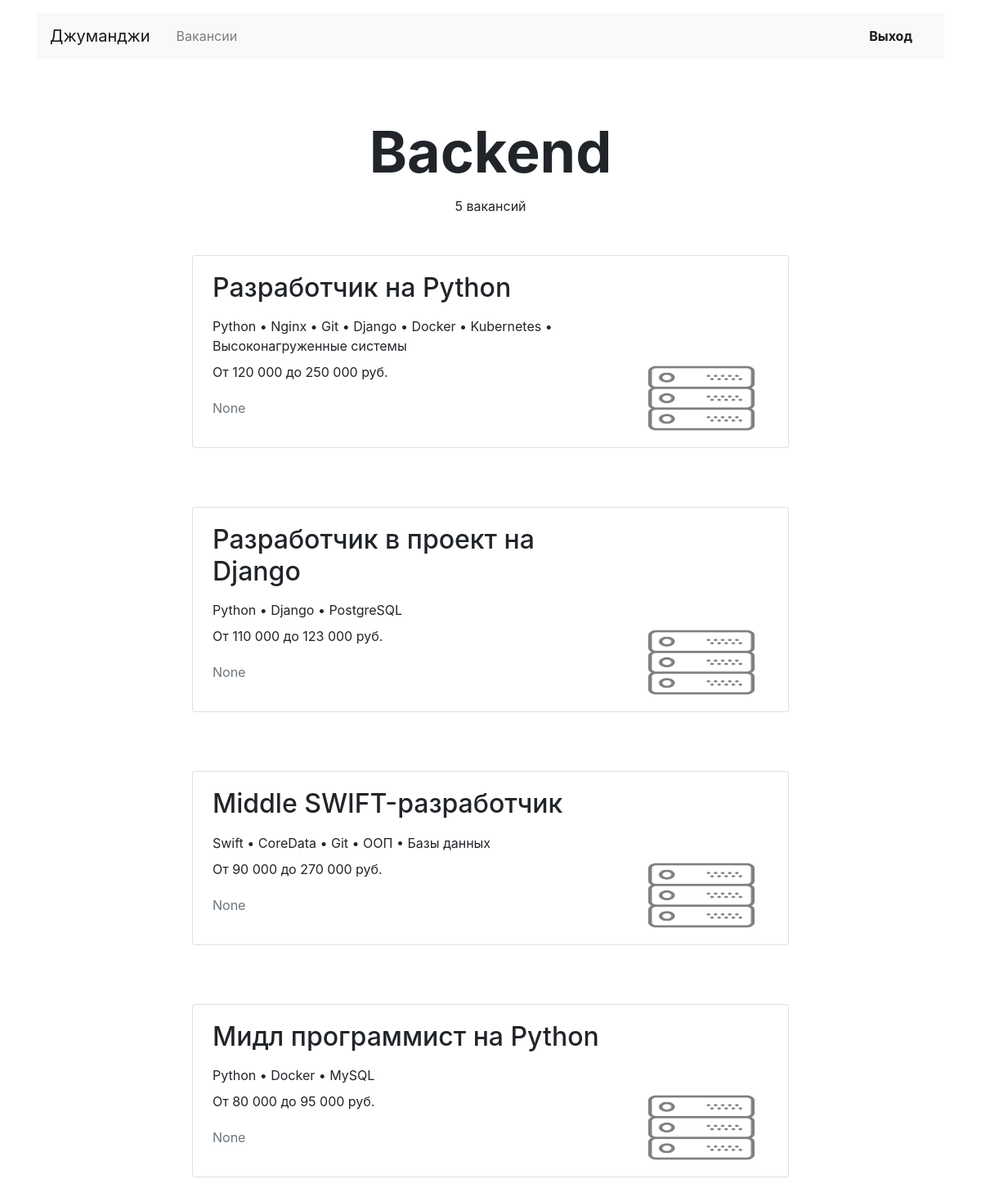
The app's page /vacancies/cat/backend/ (signed in) with its own data.
### step_job/models.py (models this page shows, shortened)
class Specialty(models.Model):
    code = models.CharField(max_length=64, unique=True)
    title = models.CharField(max_length=64)
    picture = models.ImageField(default='https://place-hold.it/100x60', upload_to=MEDIA_SPECIALITY_IMAGE_DIR)
    class Meta:
        verbose_name = "Специализация"
        verbose_name_plural = "Специализации"

class Vacancy(models.Model):
    title = models.CharField(max_length=64)
    specialty = models.ForeignKey(Specialty, on_delete=models.CASCADE, related_name="vacancies")
    company = models.ForeignKey(Company, on_delete=models.CASCADE, related_name="vacancies")
    skills = models.CharField(max_length=64)
    description = models.TextField(max_length=2056)
    salary_min = models.PositiveIntegerField()
    salary_max = models.PositiveIntegerField()
    published_at = models.DateTimeField(auto_now_add=True, blank=True)
    class Meta:
        verbose_name = "Вакансия"
        verbose_name_plural = "Вакансии"

### step_job/views.py (the view)
# urls.py: path('vacancies/cat/<str:specialty>/', ListSpecializationView.as_view(), name="specialization"),
class ListSpecializationView(LoginRequiredMixin,ListView):
    model = Vacancy
    context_object_name = "vacancies"
    template_name = "vacancies.html"
    def get_queryset(self):
        return self.model.objects.filter(specialty__code=self.kwargs['specialty']).select_related("specialty", "company")
    def get_context_data(self, **kwargs):
        context = super().get_context_data(**kwargs)
        context["vacancies_title"] = self.kwargs['specialty'].title
        return context

### step_job/templatetags/filters.py (called while the page is built)
@register.filter
def salary_num(value_int):
    value = str(value_int)
    res = [value[0:len(value) % 3]]
    slice_val = value[len(value) % 3:len(value)]
    for gnum in range(0, len(slice_val), 3):
        res.append(slice_val[gnum:gnum + 3])
    return " ".join(res)

@register.filter
def dot_skill(skills):
    skill_list = skills.split(', ')
    return ' • '.join(skill_list)

### templates/vacancies.html
{% extends "base.html" %}
{% load filters %}
{% block container %}
  <main class="container mt-3">
    <section>
      <h1 class="h1 text-center mx-auto mt-4 pt-5" style="font-size: 70px;"><strong>{{  vacancies_title }}</strong></h1>
      <p class="text-center pt-1">{{  vacancies.count }} вакансий </p>
        {% for vacancy in vacancies %}
            <div class="row mt-5">
            <div class="col-12 col-lg-8 offset-lg-2 m-auto">
              <div class="card mb-4">
                <div class="card-body px-4">
                  <div class="row">
                    <div class="col-12 col-md-8 col-lg-9">
                      <h2 class="h2 pb-2">{{ vacancy.title }}</h2>
                      <p class="mb-2">{{ vacancy.skills|dot_skill }}</p>
                      <p>От {{ vacancy.salary_min|salary_num }} до {{ vacancy.salary_max|salary_num }} руб.</p>
                      <p class="text-muted pt-1"> {{ vacancy.published_at }} </p>
                    </div>
                    <div class="col-12 col-md-4 col-lg-3 d-flex align-items-end">
                      <a href="{% url 'vacancy' vacancy.id %}"><img src="{{ vacancy.specialty.picture}}" width="130" height="80" alt=""></a>
                    </div>
                  </div>
                </div>
              </div>
            </div>
          </div>
    {% endfor %}
    </section>
  </main>
{% endblock container %}

### records on screen
Specialty: code "Backend"
Vacancy: title "Разработчик на Python", skills|dot_skill "Python • Nginx • Git • Django • Docker • Kubernetes • Высоконагруженные системы", salary_min|salary_num "120 000", salary_max|salary_num "250 000", published_at "None", specialty.picture (picture)
Vacancy: title "Разработчик в проект на Django", skills|dot_skill "Python • Django • PostgreSQL", salary_min|salary_num "110 000", salary_max|salary_num "123 000", published_at "None", specialty.picture (picture)
Vacancy: title "Middle SWIFT-разработчик", skills|dot_skill "Swift • CoreData • Git • ООП • Базы данных", salary_min|salary_num "90 000", salary_max|salary_num "270 000", published_at "None", specialty.picture (picture)
Vacancy: title "Мидл программист на Python", skills|dot_skill "Python • Docker • MySQL", salary_min|salary_num "80 000", salary_max|salary_num "95 000", published_at "None", specialty.picture (picture)

### other values on screen
{{ vacancies.count }} "5"
